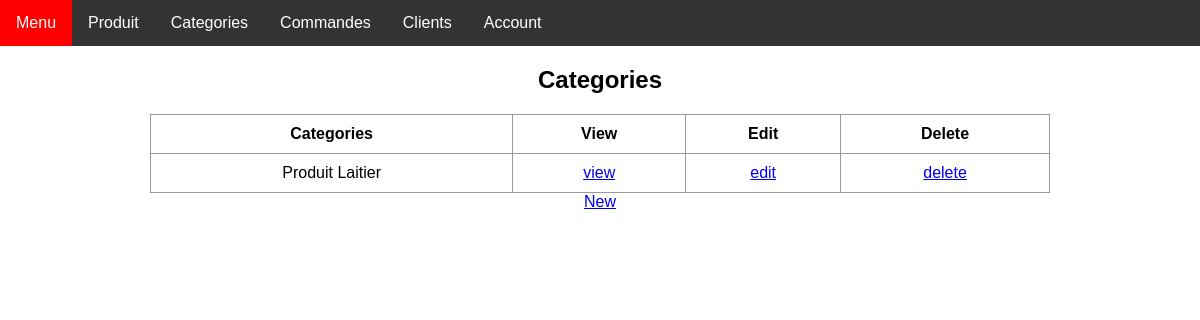
The page /employer/categories/list/ on the database as committed earlier.
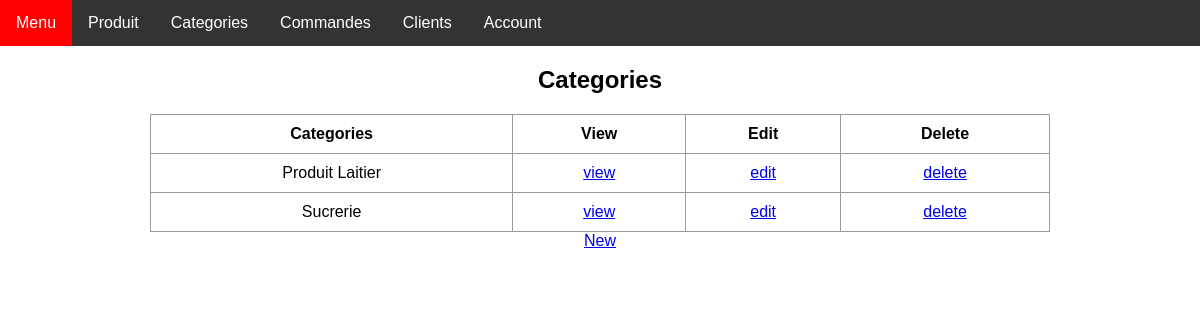
The same page on the database as committed later.
### employer/models.py (models this page shows)
class Categories(models.Model):
    nom = models.CharField(max_length=30,null=False)
    descriptif = models.TextField(max_length=100,null=True)
    def __str__(self) -> str:
        return self.nom

### employer/views/categories/categories_list.py (the view)
# urls.py: path('categories/list/', CategoriesListView.as_view(), name='categories_list'),
class CategoriesListView(ListView):
    model = Categories
    template_name = "categories/categories_list.html"

### employer/templates/categories/categories_list.html (shortened to what this page needs)
{% extends "main.html" %}
{% block content %}
<h2 class="form-title">Categories</h2>
<table class="table table-fluid">
    <thead>
        <tr>
            <th>Categories</th>
            <th>View</th>
            <th>Edit</th>
            <th>Delete</th>
        </tr>
    </thead>
    <tbody>
        {% for Categories in object_list %}
        <tr>
            <td>{{ Categories }}</td>
            <td><a href="{% url "categories_detail" Categories.id %}">view</a></td>
            <td><a href="{% url "categories_update" Categories.id %}">edit</a></td>
            <td><a href="{% url "categories_delete" Categories.id %}">delete</a></td>
        </tr>
        {% endfor %}
    </tbody>
</table>
<a href="{% url "categories_create" %}">New</a>
</div>
{% endblock %}

Rows that differ between the two databases and show on the page:
added Categories: nom "Sucrerie"
